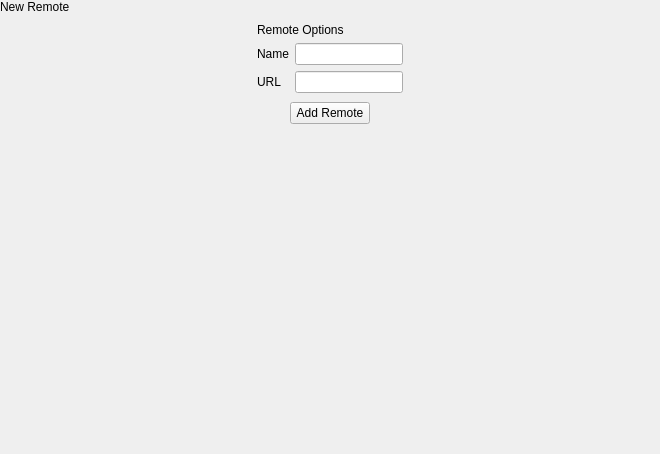
<?xml version="1.0" encoding="UTF-8"?>
<ui version="4.0">
 <class>NewRemoteSnapIn</class>
 <widget class="QWidget" name="NewRemoteSnapIn">
  <property name="geometry">
   <rect>
    <x>0</x>
    <y>0</y>
    <width>660</width>
    <height>454</height>
   </rect>
  </property>
  <property name="windowTitle">
   <string notr="true">Form</string>
  </property>
  <layout class="QVBoxLayout" name="verticalLayout">
   <property name="spacing">
    <number>0</number>
   </property>
   <property name="leftMargin">
    <number>0</number>
   </property>
   <property name="topMargin">
    <number>0</number>
   </property>
   <property name="rightMargin">
    <number>0</number>
   </property>
   <property name="bottomMargin">
    <number>0</number>
   </property>
   <item>
    <widget class="tStackedWidget" name="stackedWidget">
     <property name="currentIndex">
      <number>0</number>
     </property>
     <widget class="QWidget" name="remoteOptionsPage">
      <layout class="QVBoxLayout" name="verticalLayout_2">
       <property name="spacing">
        <number>0</number>
       </property>
       <property name="leftMargin">
        <number>0</number>
       </property>
       <property name="topMargin">
        <number>0</number>
       </property>
       <property name="rightMargin">
        <number>0</number>
       </property>
       <property name="bottomMargin">
        <number>0</number>
       </property>
       <item>
        <widget class="tTitleLabel" name="titleLabel">
         <property name="text">
          <string>New Remote</string>
         </property>
        </widget>
       </item>
       <item alignment="Qt::AlignHCenter">
        <widget class="QWidget" name="remoteOptionsWidget" native="true">
         <layout class="QGridLayout" name="gridLayout">
          <item row="1" column="0">
           <widget class="QLabel" name="label_3">
            <property name="text">
             <string>Name</string>
            </property>
           </widget>
          </item>
          <item row="0" column="0" colspan="2">
           <widget class="tSubtitleLabel" name="label_2">
            <property name="text">
             <string>Remote Options</string>
            </property>
           </widget>
          </item>
          <item row="2" column="0">
           <widget class="QLabel" name="label">
            <property name="text">
             <string>URL</string>
            </property>
           </widget>
          </item>
          <item row="1" column="1">
           <widget class="QWidget" name="nameContainer" native="true">
            <property name="autoFillBackground">
             <bool>true</bool>
            </property>
            <layout class="QHBoxLayout" name="horizontalLayout">
             <property name="spacing">
              <number>0</number>
             </property>
             <property name="leftMargin">
              <number>0</number>
             </property>
             <property name="topMargin">
              <number>0</number>
             </property>
             <property name="rightMargin">
              <number>0</number>
             </property>
             <property name="bottomMargin">
              <number>0</number>
             </property>
             <item>
              <widget class="QLineEdit" name="nameBox"/>
             </item>
            </layout>
           </widget>
          </item>
          <item row="2" column="1">
           <widget class="QWidget" name="urlContainer" native="true">
            <property name="autoFillBackground">
             <bool>true</bool>
            </property>
            <layout class="QHBoxLayout" name="horizontalLayout_2">
             <property name="spacing">
              <number>0</number>
             </property>
             <property name="leftMargin">
              <number>0</number>
             </property>
             <property name="topMargin">
              <number>0</number>
             </property>
             <property name="rightMargin">
              <number>0</number>
             </property>
             <property name="bottomMargin">
              <number>0</number>
             </property>
             <item>
              <widget class="QLineEdit" name="urlBox"/>
             </item>
            </layout>
           </widget>
          </item>
         </layout>
        </widget>
       </item>
       <item alignment="Qt::AlignHCenter">
        <widget class="tStatusFrame" name="remoteErrorFrame">
         <property name="frameShape">
          <enum>QFrame::StyledPanel</enum>
         </property>
         <property name="frameShadow">
          <enum>QFrame::Raised</enum>
         </property>
        </widget>
       </item>
       <item alignment="Qt::AlignHCenter">
        <widget class="QPushButton" name="addRemoteButton">
         <property name="text">
          <string>Add Remote</string>
         </property>
        </widget>
       </item>
       <item>
        <spacer name="verticalSpacer">
         <property name="orientation">
          <enum>Qt::Vertical</enum>
         </property>
         <property name="sizeHint" stdset="0">
          <size>
           <width>20</width>
           <height>309</height>
          </size>
         </property>
        </spacer>
       </item>
      </layout>
     </widget>
     <widget class="QWidget" name="addingPage">
      <layout class="QGridLayout" name="gridLayout_2">
       <item row="0" column="1">
        <spacer name="verticalSpacer_3">
         <property name="orientation">
          <enum>Qt::Vertical</enum>
         </property>
         <property name="sizeHint" stdset="0">
          <size>
           <width>20</width>
           <height>198</height>
          </size>
         </property>
        </spacer>
       </item>
       <item row="1" column="0">
        <spacer name="horizontalSpacer">
         <property name="orientation">
          <enum>Qt::Horizontal</enum>
         </property>
         <property name="sizeHint" stdset="0">
          <size>
           <width>301</width>
           <height>20</height>
          </size>
         </property>
        </spacer>
       </item>
       <item row="1" column="1">
        <widget class="tCircularSpinner" name="spinner" native="true"/>
       </item>
       <item row="1" column="2">
        <spacer name="horizontalSpacer_2">
         <property name="orientation">
          <enum>Qt::Horizontal</enum>
         </property>
         <property name="sizeHint" stdset="0">
          <size>
           <width>300</width>
           <height>20</height>
          </size>
         </property>
        </spacer>
       </item>
       <item row="2" column="1">
        <spacer name="verticalSpacer_2">
         <property name="orientation">
          <enum>Qt::Vertical</enum>
         </property>
         <property name="sizeHint" stdset="0">
          <size>
           <width>20</width>
           <height>197</height>
          </size>
         </property>
        </spacer>
       </item>
      </layout>
     </widget>
    </widget>
   </item>
  </layout>
 </widget>
 <customwidgets>
  <customwidget>
   <class>tStackedWidget</class>
   <extends>QStackedWidget</extends>
   <header location="global">tstackedwidget.h</header>
   <container>1</container>
   <slots>
    <signal>switchingFrame(int)</signal>
   </slots>
  </customwidget>
  <customwidget>
   <class>tTitleLabel</class>
   <extends>QLabel</extends>
   <header location="global">ttitlelabel.h</header>
   <slots>
    <signal>backButtonClicked()</signal>
   </slots>
  </customwidget>
  <customwidget>
   <class>tSubtitleLabel</class>
   <extends>QLabel</extends>
   <header location="global">tsubtitlelabel.h</header>
  </customwidget>
  <customwidget>
   <class>tCircularSpinner</class>
   <extends>QWidget</extends>
   <header location="global">tcircularspinner.h</header>
   <container>1</container>
  </customwidget>
  <customwidget>
   <class>tStatusFrame</class>
   <extends>QFrame</extends>
   <header location="global">tstatusframe.h</header>
   <container>1</container>
  </customwidget>
 </customwidgets>
 <resources/>
 <connections/>
</ui>
